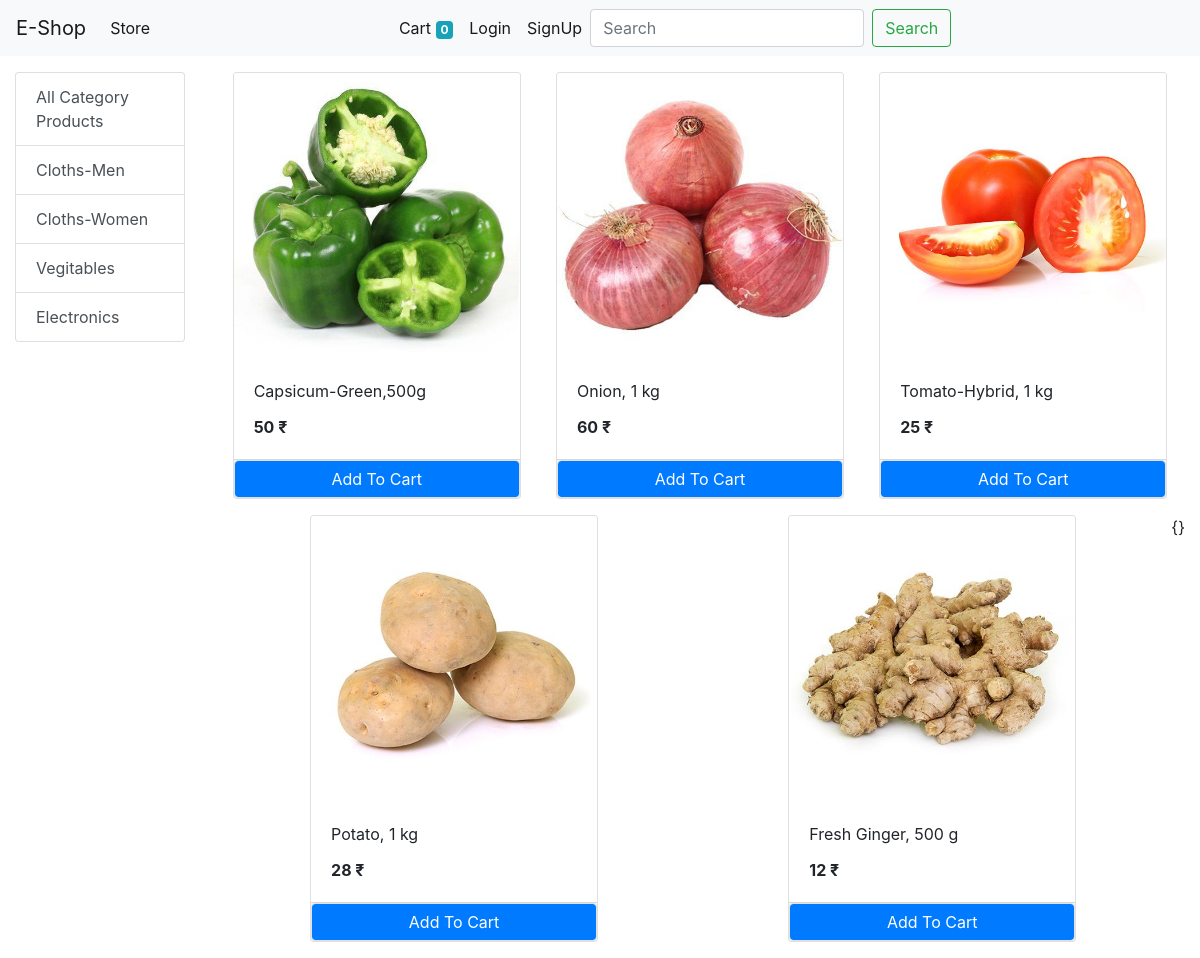
Screenshot of /?category=3 with the database file from the repository.
### store/models/category.py (models this page shows, shortened)
class Category(models.Model):
    name = models.CharField(max_length=20)
    @staticmethod
    def get_all_categories():
        return Category.objects.all()

### store/models/product.py (models this page shows, shortened)
class Product(models.Model):
    name = models.CharField(max_length=50)
    price = models.IntegerField(default=0)
    description = models.CharField(max_length=200,default='')
    image = models.ImageField(upload_to='uploads/products/')
    category = models.ForeignKey(Category,on_delete=models.CASCADE,default=1)
    @staticmethod
    def get_all_products_by_categoryid(category_id):
        if category_id:
            return Product.objects.filter(category = category_id)
        else:
            return Product.get_all_products()

### store/views/home.py (the view, shortened to what this page needs)
# urls.py: path('',home.Index.as_view(),name='homepage'),
class Index(View):
    def get(self,request):
        cart=request.session.get('cart')
        if not cart:
            request.session['cart']={}
        prods = None
        catergory = Category.get_all_categories()
        categoryID = request.GET.get('category')
        if categoryID:
            prods = Product.get_all_products_by_categoryid(categoryID)
        else:
            prods = Product.get_all_products()
        data = {}
        data['product'] = prods
        data['categories'] = catergory
        return render(request, 'index.html', data)

### store/templatetags/cart.py (called while the page is built)
@register.filter(name='is_in_cart')
def is_in_cart(product,cart):
    for id in cart:
        if int(id)==product.id:
            return True
    return False

### store/templatetags/custom_filter.py (called while the page is built)
@register.filter(name='currency')
def currency(number):
    return str(number)+" ₹"

### store/templates/index.html (shortened to what this page needs)
{% extends 'base.html' %}
{% block content %}
{% load cart %}
{% load custom_filter %}
    <div class="container-fluid mt-3">
    <div class="row">
<div class="col-lg-2">
        <div class="list-group">
            <a href="/" class="list-group-item list-group-item-action">All Category Products</a>
            {% for category in categories %}
            <a href="/?category={{category.id}}" class="list-group-item list-group-item-action">{{category.name}}</a>
            {% endfor %}
        </div>
</div>
        <div id="products" class="col-lg-10">
            <div class="row mx-auto">
             {% for prod in product %}
             <div class="card mx-auto mb-3" id="{{prod.id}}" style="width: 18rem;">
                <img src="{{prod.image.url}}" class="card-img-top" alt="...">
                <div class="card-body">
                  <p class="card-title">{{prod.name}}</p>
                  <p class="card-text"><b>{{prod.price|currency}}</b></p>
                </div>
                <div class="card-footer p-0 nu-gutters">
                  {% if prod|is_in_cart:request.session.cart %}
                  <div class="row nu-gutters" >
                    <form action="/#{{prod.id}}" class="col-3" method="POST">
                      {% csrf_token %}
                      <input hidden type="text" value="{{prod.id}}" name="prodid">
                      <input hidden type="text" value="True" name="remove">
                      <input type="submit" value=" - " class="btn btn-block btn-primary">
                    </form>
                    <div class="text-center col"> {{prod|cart_quantity:request.session.cart}} in cart</div>
                    <form action="/#{{prod.id}}" class="col-3" method="POST">
                      {% csrf_token %}
                      <input hidden type="text" value="{{prod.id}}" name="prodid">
                      <input type="submit" value=" + " class="btn btn-block btn-primary">
                    </form>
                  </div>
                  {% else %}
                  <form action="/#{{prod.id}}" method="POST" class="btn-block">
                  <input type="submit" class="float-right btn btn-primary border form-control" value="Add To Cart"></a>
                </form>
                  {% endif %}
                </div>
              </div>
             {% endfor %}{}
            </div>
        </div>
    </div>
{% endblock %}

### rows the page displays
Category: name "Cloths-Men"
Category: name "Cloths-Women"
Category: name "Vegitables"
Category: name "Electronics"
Product: image (picture), name "Capsicum-Green,500g", price "50 ₹"
Product: image (picture), name "Onion, 1 kg", price "60 ₹"
Product: image (picture), name "Tomato-Hybrid, 1 kg", price "25 ₹"
Product: image (picture), name "Potato, 1 kg", price "28 ₹"
Product: image (picture), name "Fresh Ginger, 500 g", price "12 ₹"

### other values shown
{{ request.session.cart.keys|length }} "0"
